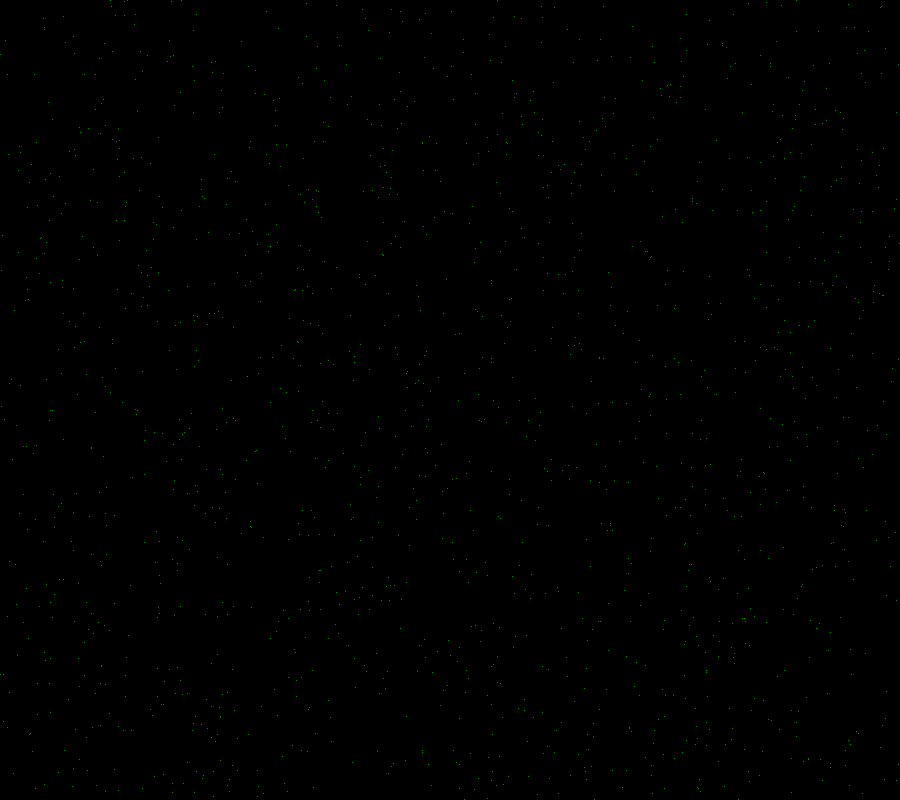
Frame 1 (no input)
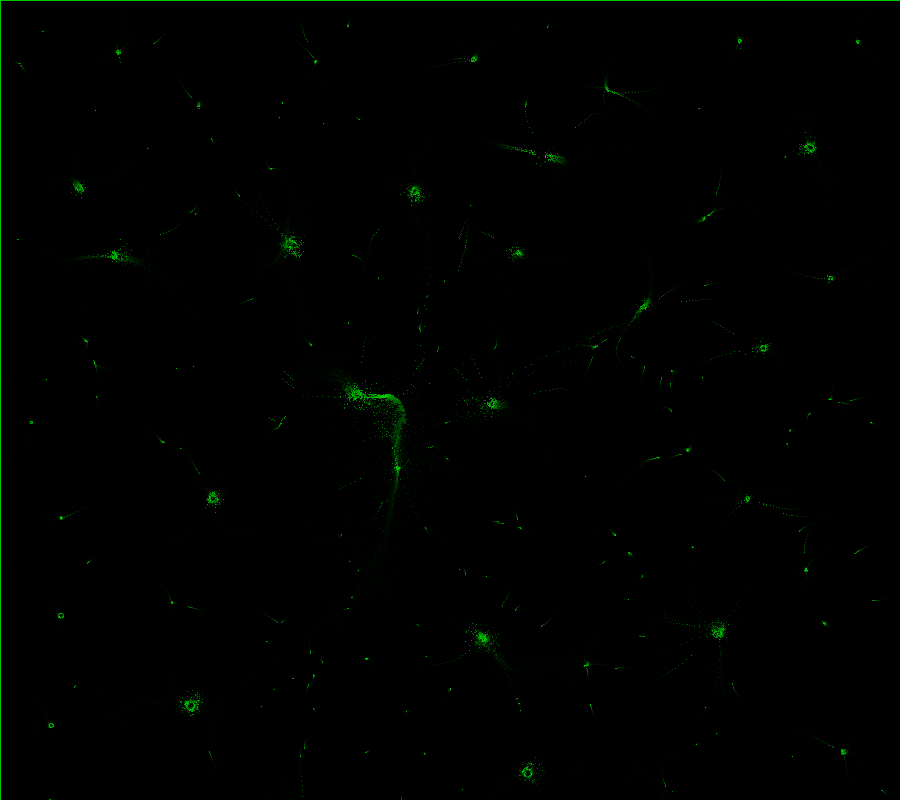
Frame 60 (the mouse pressed at the canvas centre just before this capture)
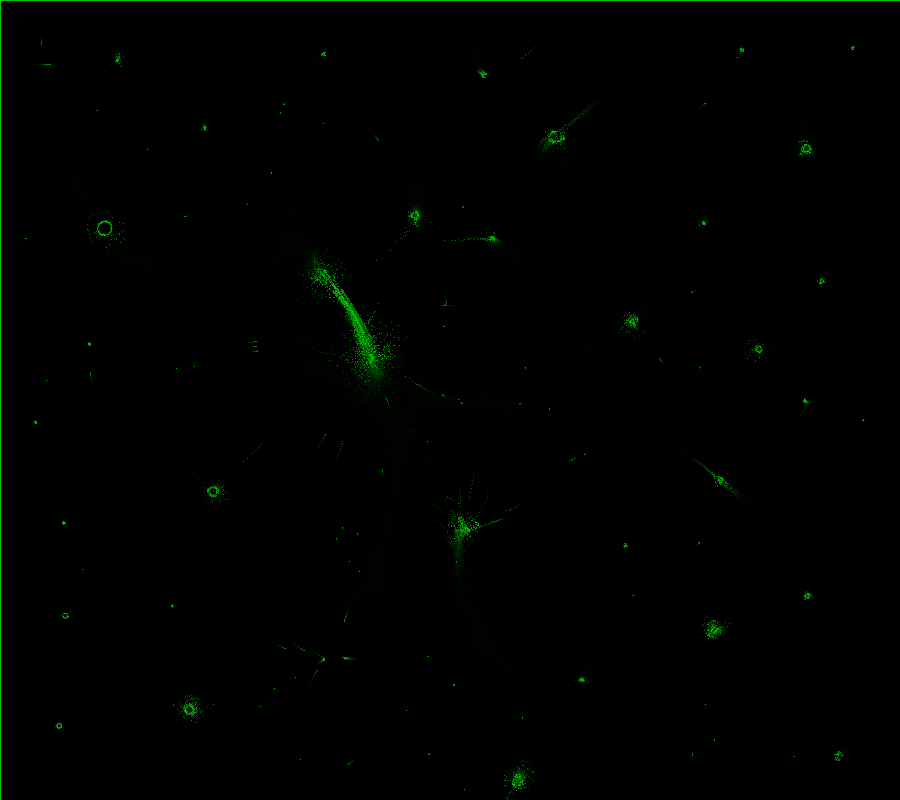
Frame 120 (the mouse held since frame 60 and released just before this capture)

The Processing sketch that drew these frames (run headless with seeded random() and noise(); from frame 60 on, the mouse is pressed at the canvas centre):

// Processing sketch: processing_144723
// ── processing_144723.pde

//Carter Hanson
//Art 3001 Let It Grow Project
//Galaxies Over Time
//4-15-14
//Based off works from Collin Mitchell, Kevin Ballon, Abel Jnsm, Daniel Shiffman, Jared Counts 



int pCount = 1800;     //particle count
particle[] p;       //set up array

void setup() {
  size(900,800);        //display size
  p = new particle[pCount];    //new array within particle datatype
  for(int i=0; i<pCount; i++)  //for loop initializations
    p[i] = new particle();   //new array within particle datatype
  background(0);             
  fill(0,40);                //background color added for the for loop
}

void draw() {
  rect(0,0,width,height);      //full sketch rectangle that displays the checkbox function 
  for(int i=0; i<pCount; i++)    //for loop initializations
    p[i].checkbox();              //run checkbox function from particle class for the particle array
}

class particle {             //set up particle class
  PVector location = new PVector(random(900)-450+width/2, random(900)-400+height/2); //location vector setup and function that produces the particles at random locations within the confined area
  PVector speed = new PVector(0,0);     //speed vector setup 
  int mode = int(random(3))-1;        //set up "mode" int with a random 1-3 function minus 1
  float mass = random(pow(200,mode*-1+1.05));   //set up a function of mass. takes 200 to the power of the "mode" outcome minus 1 add 1.05 
  void checkbox() {                      //set up "checkbox" function
    float r=0;                        //set up a float for r equals zero
    location.add(speed);                     //combines location vector to the assignment of speed vector
    for(int i=0; i<pCount; i++){        //for loop initializations
      if (p[i] != this && mode != p[i].mode) {   //if both p[i] and "mode" int are true then run p[i] with mode function
        PVector d = PVector.sub(p[i].location, location);  //subracts the two vectors and returns PVector value
        float distance = d.mag();         //declare distance float--check magnitude of "d" function
        if (mode == 1) r = constrain((p[i].mass*mass) / (distance*distance),0,2);  //if "mode" function result is 1 then don't let "r" exceed the result of (p[i].mass*mass) / (distance*distance),0,2) 
        else r = constrain((p[i].mass*mass) / (distance*distance*distance*distance),0,1);  //if "mode" function result is NOT 1 then don't let "r" exceed the result of (p[i].mass*mass) / (distance*distance*distance*distance),0,1)
        d.normalize();   //make it a unit vector--binds vectors together more
        d.mult(r);       //multiply the vector by the "r" scalar (0)
        speed.add(d);      //add "d" function to speed vector
        speed.mult(.998);  //multiply the speed vector by .998 scalar
      }
    }
      stroke(color(0,200,0));   //color of vector points
      point(location.x, location.y);      //draws a point of one pixel at the x,y coordinates of location vector
    }
 }
